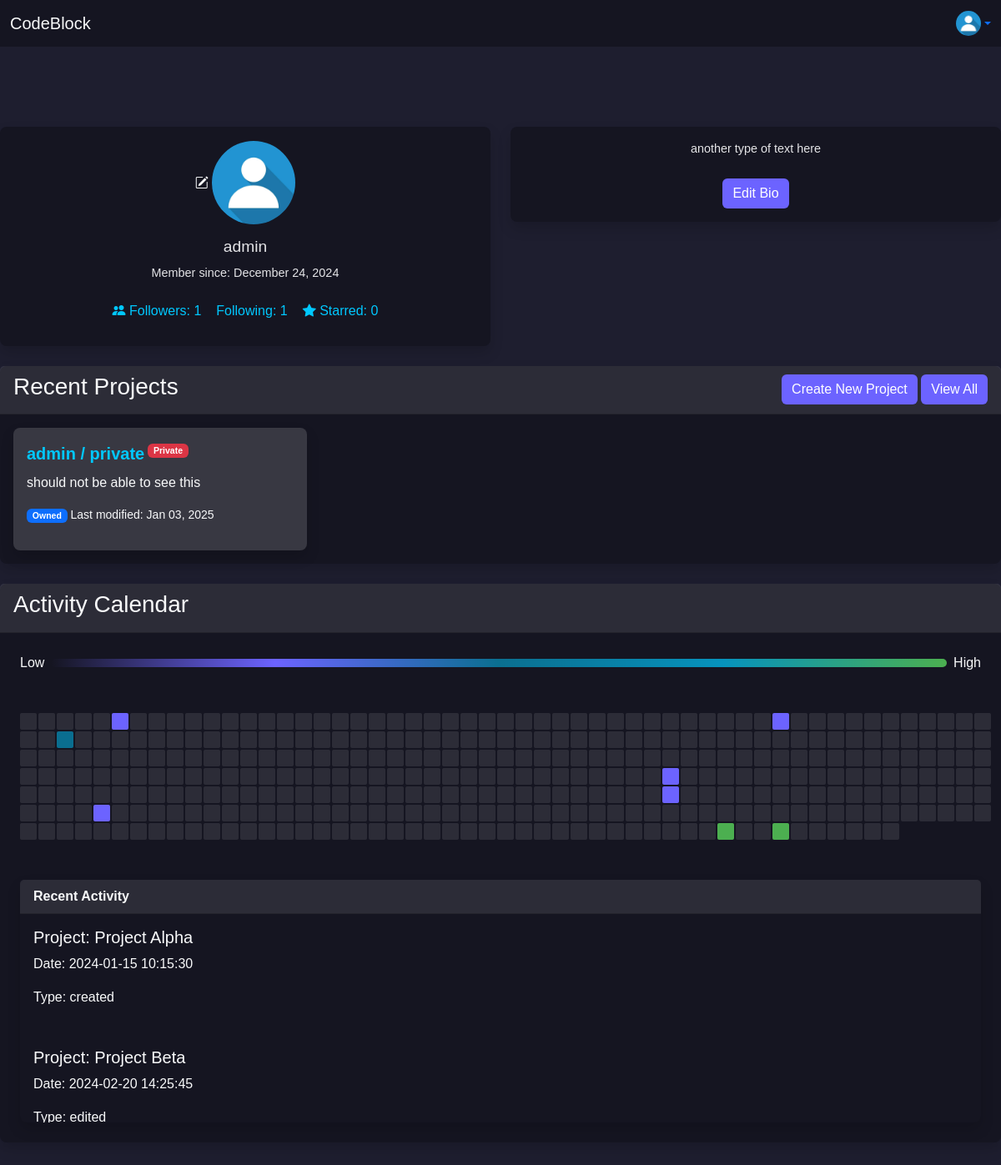
The page / (signed in) on the database as committed earlier.
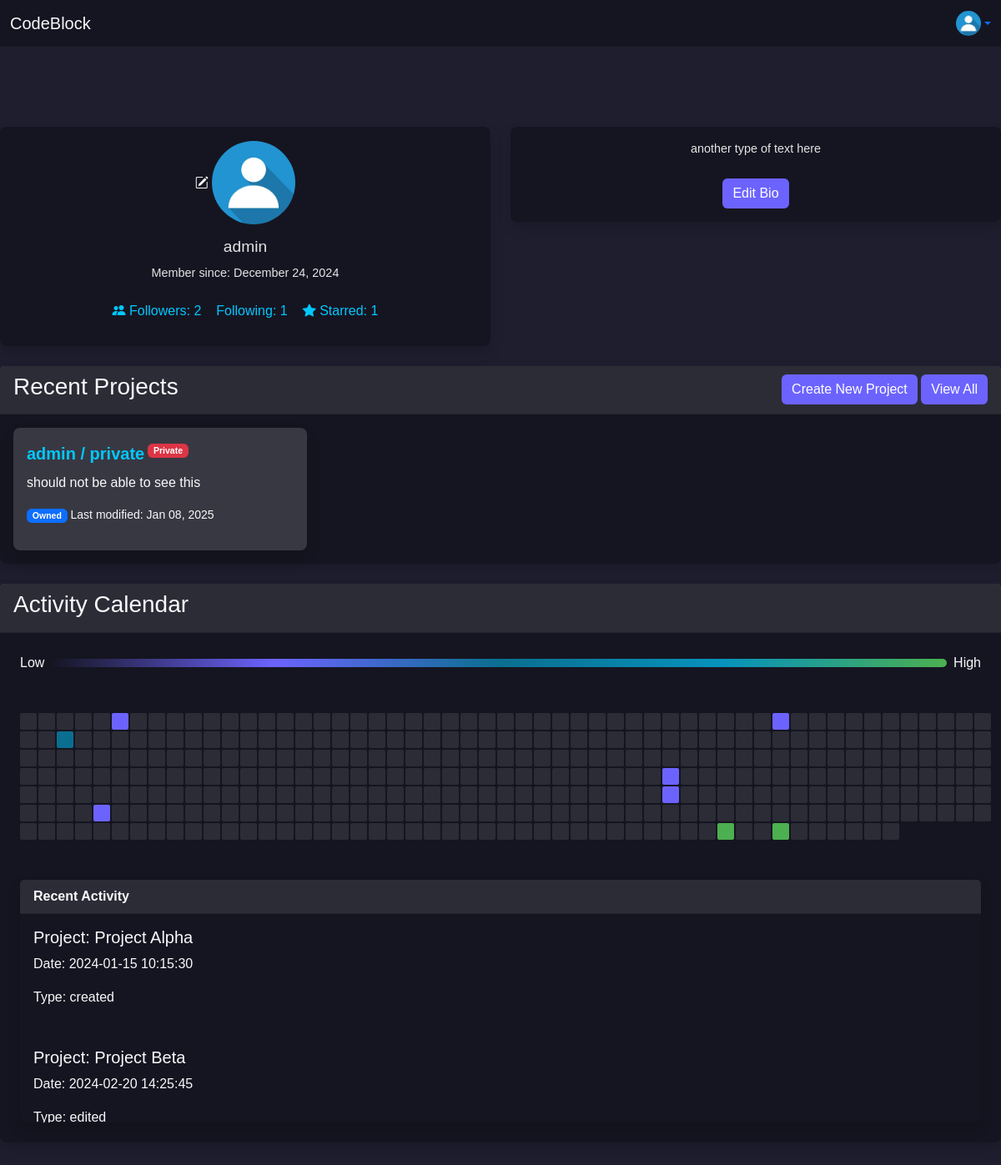
The same page on the database as committed later.
### user/models.py (models this page shows, shortened)
class CustomUser(AbstractUser):
    profile_picture = models.ImageField(upload_to='profile_pictures/', null=True, blank=True)
    following = models.ManyToManyField(
        'self',
        symmetrical=False,
        related_name='followers',
        blank=True
    )
    bio = models.TextField(null=True, blank=True)
    activity_log = models.JSONField(default=dict, blank=True)
    def is_following(self, user):
        return self.following.filter(id=user.id).exists()

### ide/models.py (models this page shows, shortened)
class Project(models.Model):
    THEME_CHOICES = [
        ('default', 'Light Mode'),
        ('eclipse', 'Eclipse'),
        ('material', 'Material'),
        ('cobalt', 'Cobalt'),
        ('monokai', 'Monokai'),
        ('dracula', 'Dracula'),
    ]
    SYNTAX_CHOICES = [
        ('auto', 'Auto Detect'),
        ('plain', 'Plain Text'),
        ('python', 'Python'),
        ('javascript', 'JavaScript'),
        ('html', 'HTML'),
        ('css', 'CSS'),
        ('java', 'Java'),
        ('c', 'C'),
        ('cpp', 'C++'),
        ('php', 'PHP'),
        ('ruby', 'Ruby'),
        ('swift', 'Swift'),
        ('go', 'Go'),
        ('rust', 'Rust'),
        ('typescript', 'TypeScript'),
    ]
    user = models.ForeignKey(settings.AUTH_USER_MODEL, on_delete=models.CASCADE)
    project_name = models.CharField(max_length=100)
    project_path = models.CharField(max_length=100, default=default_project_path)
    project_description = TextField(blank=True, null=True)
    selected_theme = models.CharField(max_length=20, choices=THEME_CHOICES, default='default')
    selected_syntax = models.CharField(max_length=20, choices=SYNTAX_CHOICES, default='auto')
    is_public = models.BooleanField(default=False)
    likes = models.PositiveIntegerField(default=0)
    liked_by = models.ManyToManyField(settings.AUTH_USER_MODEL, related_name='liked_projects', blank=True)
    modified_at = models.DateTimeField(auto_now=True)
    created_at = models.DateTimeField(auto_now_add=True)
    collaborators = models.ManyToManyField(settings.AUTH_USER_MODEL, related_name='collaborating_projects', blank=True)

### user_profile/views.py (the view, shortened to what this page needs)
# urls.py: path('', ProfileView.as_view(), name="personal_profile"),
class ProfileView(LoginRequiredMixin, TemplateView):
    template_name = "profile.html"
    login_url = 'login'  # Redirect to the login page if not authenticated
    def get(self, request, *args, **kwargs):
        username = self.kwargs.get("username")
        if username:
            user_profile = get_object_or_404(CustomUser, username=username)
            owned_projects = Project.objects.filter(user=user_profile)
            collaborating_projects = user_profile.collaborating_projects.all()
        else:
            user_profile = request.user
            owned_projects = Project.objects.filter(user=request.user)
            collaborating_projects = request.user.collaborating_projects.all()
        user_projects = owned_projects | collaborating_projects
        if user_profile != request.user:  # If viewing someone else's profile
            user_projects = user_projects.filter(
                models.Q(is_public=True) |
                models.Q(collaborators=request.user)
            )
        user_projects = user_projects.distinct().order_by('-modified_at')  # Remove duplicates and sort by modified date
        activity_days, recent_activity = user_activity(user_projects, user_profile)
        is_following = request.user.is_authenticated and request.user.is_following(user_profile)
        context = {
            'user_profile': user_profile,
            'user_projects': user_projects,
            'activity_days': activity_days,
            'recent_activity': recent_activity,
            'is_own_profile': user_profile == request.user,
            'is_following': is_following,
        }
        return self.render_to_response(context)

### user_profile/views.py (called while the page is built)
def user_activity(user_projects, user_profile):
    recent_activity = user_profile.activity_log
    start_date = now() - timedelta(days=365)
    end_date = now()
    activity_data = {}
    for entry in user_profile.activity_log:
        entry_date = now().strptime(entry['date_time'], '%Y-%m-%d %H:%M:%S').date()
        if start_date.date() <= entry_date <= end_date.date():
            activity_data[entry_date] = activity_data.get(entry_date, 0) + 1
    activity_days = [
        {'date': current_date, 'count': activity_data.get(current_date.date(), 0)}
        for current_date in (start_date + timedelta(days=i) for i in range((end_date - start_date).days + 1))
    ]
    return activity_days, recent_activity

### user_profile/templates/profile.html (shortened to what the changed rows need)
{% extends 'base.html' %}
{% block extra_head %}
    {% load static %}
    <link rel="stylesheet" type="text/css" href="{% static 'profile.css' %}">
{% endblock %}
{% block content %}
    <div class="row mb-4">
        <div class="col-md-6">
            <div class="card profile-info shadow border-0">
                <div class="card-body text-center">
                    {% if is_own_profile %}
                        <button type="button" class="btn text-light p-0" data-bs-toggle="modal" data-bs-target="#editProfileModal">
                            <i class="bi bi-pencil-square"></i>
                            <img src="{{ user.profile_picture.url }}" alt="Profile" class="profile-image mb-1">
                        </button>
                    {% endif %}
                    <h5>{{ user_profile.username }}</h5>
                    <p>Member since: {{ user_profile.date_joined|date:"F j, Y" }}</p>
                    <div class="follow-info mt-2 d-flex justify-content-center align-items-center">
                        <p>
                            <button type="button" class="btn follow-info p-2" data-bs-toggle="modal" data-bs-target="#followersModal">
                                <i class="bi bi-people-fill"></i>
                                Followers: {{ user_profile.followers.count }}
                            </button>
                        </p>
                        <p>
                            <button type="button" class="btn follow-info p-2" data-bs-toggle="modal" data-bs-target="#followingModal">
                                Following: {{ user_profile.following.count }}
                            </button>
                        </p>
                        <p>
                            <button type="button" class="btn follow-info p-2" data-bs-toggle="modal" data-bs-target="#likedProjectsModal">
                                <i class="bi bi-star-fill"></i>
                                Starred: {{ user_profile.liked_projects.count }}
                            </button>
                        </p>
                </div>
                </div>
            </div>
        </div>
        <div class="col-md-6">
            {% if is_own_profile %}
                <div class="card user-bio shadow border-0">
                    <div class="card-body">
                        {% if user_profile.bio %}
                            <p>{{ user_profile.bio }}</p>
                        {% endif %}
                        <button type="button" class="btn btn-secondary mt-2" data-bs-toggle="modal" data-bs-target="#editBioModal">
                            Edit Bio
                        </button>
                    </div>
                </div>
            {% endif %}
        </div>
    </div>
    <div class="mb-4">
        <div class="card shadow border-0">
            <div class="row g-4">
                {% for project in user_projects|slice:":3" %}
                <div class="col-md-4">
                    <div class="card p-3 m-3 shadow" style="background-color: rgba(255, 255, 255, 0.15);">
                        <div class="d-flex flex-wrap justify-content-start">
                            <a href="{% url 'project' username=project.user.username project_id=project.id %}" class="card-title">
                                {{ project.user.username }} / {{ project.project_name }}
                            </a>
                            <p class="text-light small ms-1">
                                {% if project.is_public %}
                                    <span class="badge bg-primary">Public</span>
                                {% else %}
                                    <span class="badge bg-danger">Private</span>
                                {% endif %}
                            </p>
                        </div>
                        <p class="card-text text-light">{{ project.project_description }}</p>
                        <p class="text-light small">
                            {% if project.user == user_profile %}
                                <span class="badge bg-primary">Owned</span>
                            {% else %}
                                <span class="badge bg-secondary">Collaboration</span>
                            {% endif %}
                            Last modified: {{ project.modified_at|date:"M d, Y" }}
                        </p>
                    </div>
                </div>
                {% empty %}
                <p class="text-light p-3 m-3">No recent projects or collaborations available.</p>
                {% endfor %}
            </div>
        </div>
    </div>
{% endblock %}

### user_profile/templates/base.html (shortened to what this page needs)
<!DOCTYPE html>
<html lang="en">
<head>
    <link href="https://cdn.jsdelivr.net/npm/bootstrap@5.3.2/dist/css/bootstrap.min.css" rel="stylesheet">
    <link href="https://cdn.jsdelivr.net/npm/bootstrap-icons/font/bootstrap-icons.css" rel="stylesheet">
    {% load static %}
        <link rel="stylesheet" type="text/css" href="{% static 'base.css' %}">
        {% block extra_head %}{% endblock %}
</head>
<body>
    <nav class="navbar fixed-top navbar-expand-lg">
        <div class="container-fluid">
            <a class="navbar-brand text-light" href="{% url 'personal_profile' %}">
                CodeBlock
            </a>
            <div class="dropdown ms-auto">
                <a href="{% url 'personal_profile' %}" class="d-flex align-items-center dropdown-toggle"
                    id="userDropdown" data-bs-toggle="dropdown" aria-expanded="false">
                    <img src="{{ user.profile_picture.url }}" alt="Profile Picture" width="30" height="30"
                        class="rounded-circle">
                </a>
            </div>
        </div>
    </nav>
    <main class="main-content mt-5 pt-5">
        {% block content %}{% endblock %}
    </main>
</body>
</html>

Rows that differ between the two databases and show on the page:
changed CustomUser "admin": followers.count "1" → "2"; liked_projects.count "0" → "1"
changed Project "private": modified_at "Jan 03, 2025" → "Jan 08, 2025"
